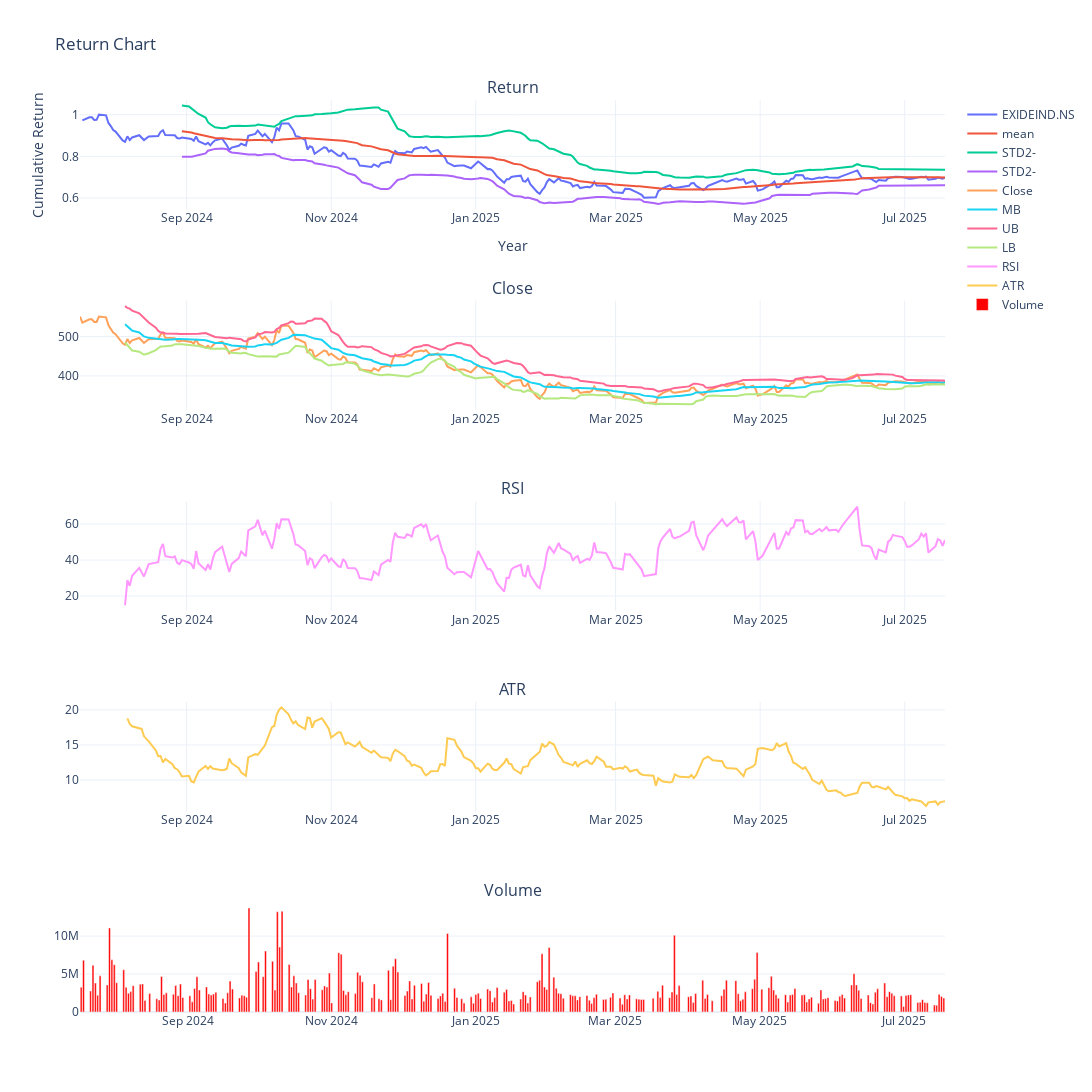

The notebook cell saved with this chart:
### Code cell
# Create a line chart

# fig = go.Figure()

fig = make_subplots(
    rows=5, cols=1,
    subplot_titles=("Return", "Close", "RSI", "ATR", "Volume"))





# Add multiple lines (traces) to the figure
for key in data:
    fig.add_trace(go.Scatter(
        x=data[key].index,
        y=data[key]['cum_rtn'],
        mode='lines',  # Set the mode to 'lines' for a line chart
        name=key# Use the name for each line from the dictionary
    ),  row=1, col=1,)

for key in data:
    fig.add_trace(go.Scatter(
        x=data[key].index,
        y=data[key]['r_mean'],
        mode='lines',  # Set the mode to 'lines' for a line chart
        name='mean'# Use the name for each line from the dictionary
    ),row=1, col=1,)

for key in data:
    fig.add_trace(go.Scatter(
        x=data[key].index,
        y=data[key]['r_std2+'],
        mode='lines',  # Set the mode to 'lines' for a line chart
        name='STD2-'# Use the name for each line from the dictionary
    ),row=1, col=1,)
    
for key in data:
    fig.add_trace(go.Scatter(
        x=data[key].index,
        y=data[key]['r_std2-'],
        mode='lines',  # Set the mode to 'lines' for a line chart
        name='STD2-'# Use the name for each line from the dictionary
    ),row=1, col=1,)   

#Close
for key in data:
    fig.add_trace(go.Scatter(
        x=data[key].index,
        y=data[key]['Close'],
        mode='lines',  # Set the mode to 'lines' for a line chart
        name='Close'# Use the name for each line from the dictionary
    ),row=2, col=1,)   
for key in data:
    fig.add_trace(go.Scatter(
        x=data[key].index,
        y=data[key]['MB'],
        mode='lines',  # Set the mode to 'lines' for a line chart
        name='MB'# Use the name for each line from the dictionary
    ),row=2, col=1,)

for key in data:
    fig.add_trace(go.Scatter(
        x=data[key].index,
        y=data[key]['UB'],
        mode='lines',  # Set the mode to 'lines' for a line chart
        name='UB'# Use the name for each line from the dictionary
    ),row=2, col=1,)
    
for key in data:
    fig.add_trace(go.Scatter(
        x=data[key].index,
        y=data[key]['LB'],
        mode='lines',  # Set the mode to 'lines' for a line chart
        name='LB'# Use the name for each line from the dictionary
    ),row=2, col=1,) 

#RSI

for key in data:
    fig.add_trace(go.Scatter(
        x=data[key].index,
        y=data[key]['RSI'],
        mode='lines',  # Set the mode to 'lines' for a line chart
        name='RSI'# Use the name for each line from the dictionary
    ),row=3, col=1,)   


#ATR

for key in data:
    fig.add_trace(go.Scatter(
        x=data[key].index,
        y=data[key]['ATR'],
        mode='lines',  # Set the mode to 'lines' for a line chart
        name='ATR'# Use the name for each line from the dictionary
    ),row=4, col=1,)   

#Volume

for key in data:
    fig.add_trace(go.Bar(
        x=data[key].index,
        y=data[key]['Volume'],
        name='Volume',# Use the name for each line from the dictionary
        marker=dict(color='red')
    ),row=5, col=1,)   


# Customize the layout
fig.update_layout(
    title="Return Chart",
    xaxis_title="Year",
    yaxis_title="Cumulative Return",
    autosize=False,
    width=1100,
    height=1400,
    template='plotly_white'
)

# Show the plot
fig.show()

### Figure 1 — Plotly figure (JSON) as saved in the notebook; plotly's stock layout.template omitted (floating-point values rounded to 4 significant figures; data arrays with more than 128 entries replaced by an {"elided": "..."} marker saying what was removed)
{"data": [{"mode": "lines", "name": "EXIDEIND.NS", "type": "scatter", "x": {"elided": "251 str values"}, "xaxis": "x", "y": {"elided": "251 float values"}, "yaxis": "y"}, {"mode": "lines", "name": "mean", "type": "scatter", "x": {"elided": "251 str values"}, "xaxis": "x", "y": {"elided": "251 float values"}, "yaxis": "y"}, {"mode": "lines", "name": "STD2-", "type": "scatter", "x": {"elided": "251 str values"}, "xaxis": "x", "y": {"elided": "251 float values"}, "yaxis": "y"}, {"mode": "lines", "name": "STD2-", "type": "scatter", "x": {"elided": "251 str values"}, "xaxis": "x", "y": {"elided": "251 float values"}, "yaxis": "y"}, {"mode": "lines", "name": "Close", "type": "scatter", "x": {"elided": "251 str values"}, "xaxis": "x2", "y": {"elided": "251 float values"}, "yaxis": "y2"}, {"mode": "lines", "name": "MB", "type": "scatter", "x": {"elided": "251 str values"}, "xaxis": "x2", "y": {"elided": "251 float values"}, "yaxis": "y2"}, {"mode": "lines", "name": "UB", "type": "scatter", "x": {"elided": "251 str values"}, "xaxis": "x2", "y": {"elided": "251 float values"}, "yaxis": "y2"}, {"mode": "lines", "name": "LB", "type": "scatter", "x": {"elided": "251 str values"}, "xaxis": "x2", "y": {"elided": "251 float values"}, "yaxis": "y2"}, {"mode": "lines", "name": "RSI", "type": "scatter", "x": {"elided": "251 str values"}, "xaxis": "x3", "y": {"elided": "251 float values"}, "yaxis": "y3"}, {"mode": "lines", "name": "ATR", "type": "scatter", "x": {"elided": "251 str values"}, "xaxis": "x4", "y": {"elided": "251 float values"}, "yaxis": "y4"}, {"marker": {"color": "red"}, "name": "Volume", "type": "bar", "x": {"elided": "251 str values"}, "xaxis": "x5", "y": {"elided": "251 int values"}, "yaxis": "y5"}], "layout": {"annotations": [{"font": {"size": 16}, "showarrow": false, "text": "Return", "x": 0.5, "xanchor": "center", "xref": "paper", "y": 1, "yanchor": "bottom", "yref": "paper"}, {"font": {"size": 16}, "showarrow": false, "text": "Close", "x": 0.5, "xanchor": "center", "xref": "paper", "y": 0.78, "yanchor": "bottom", "yref": "paper"}, {"font": {"size": 16}, "showarrow": false, "text": "RSI", "x": 0.5, "xanchor": "center", "xref": "paper", "y": 0.56, "yanchor": "bottom", "yref": "paper"}, {"font": {"size": 16}, "showarrow": false, "text": "ATR", "x": 0.5, "xanchor": "center", "xref": "paper", "y": 0.34, "yanchor": "bottom", "yref": "paper"}, {"font": {"size": 16}, "showarrow": false, "text": "Volume", "x": 0.5, "xanchor": "center", "xref": "paper", "y": 0.12, "yanchor": "bottom", "yref": "paper"}], "autosize": false, "height": 1400, "title": {"text": "Return Chart"}, "width": 1100, "xaxis": {"anchor": "y", "autorange": true, "domain": [0, 1], "range": ["2024-07-18", "2025-07-18"], "title": {"text": "Year"}, "type": "date"}, "xaxis2": {"anchor": "y2", "autorange": true, "domain": [0, 1], "range": ["2024-07-18", "2025-07-18"], "type": "date"}, "xaxis3": {"anchor": "y3", "autorange": true, "domain": [0, 1], "range": ["2024-07-18", "2025-07-18"], "type": "date"}, "xaxis4": {"anchor": "y4", "autorange": true, "domain": [0, 1], "range": ["2024-07-18", "2025-07-18"], "type": "date"}, "xaxis5": {"anchor": "y5", "autorange": true, "domain": [0, 1], "range": ["2024-07-17 12:00", "2025-07-18 12:00"], "type": "date"}, "yaxis": {"anchor": "x", "autorange": true, "domain": [0.88, 1], "range": [0.5451, 1.071], "title": {"text": "Cumulative Return"}, "type": "linear"}, "yaxis2": {"anchor": "x2", "autorange": true, "domain": [0.66, 0.78], "range": [313.2, 591.4], "type": "linear"}, "yaxis3": {"anchor": "x3", "autorange": true, "domain": [0.44, 0.56], "range": [11.85, 72.64], "type": "linear"}, "yaxis4": {"anchor": "x4", "autorange": true, "domain": [0.22, 0.34], "range": [5.542, 21.13], "type": "linear"}, "yaxis5": {"anchor": "x5", "autorange": true, "domain": [0, 0.12], "range": [0, 14420000.0], "type": "linear"}}}
